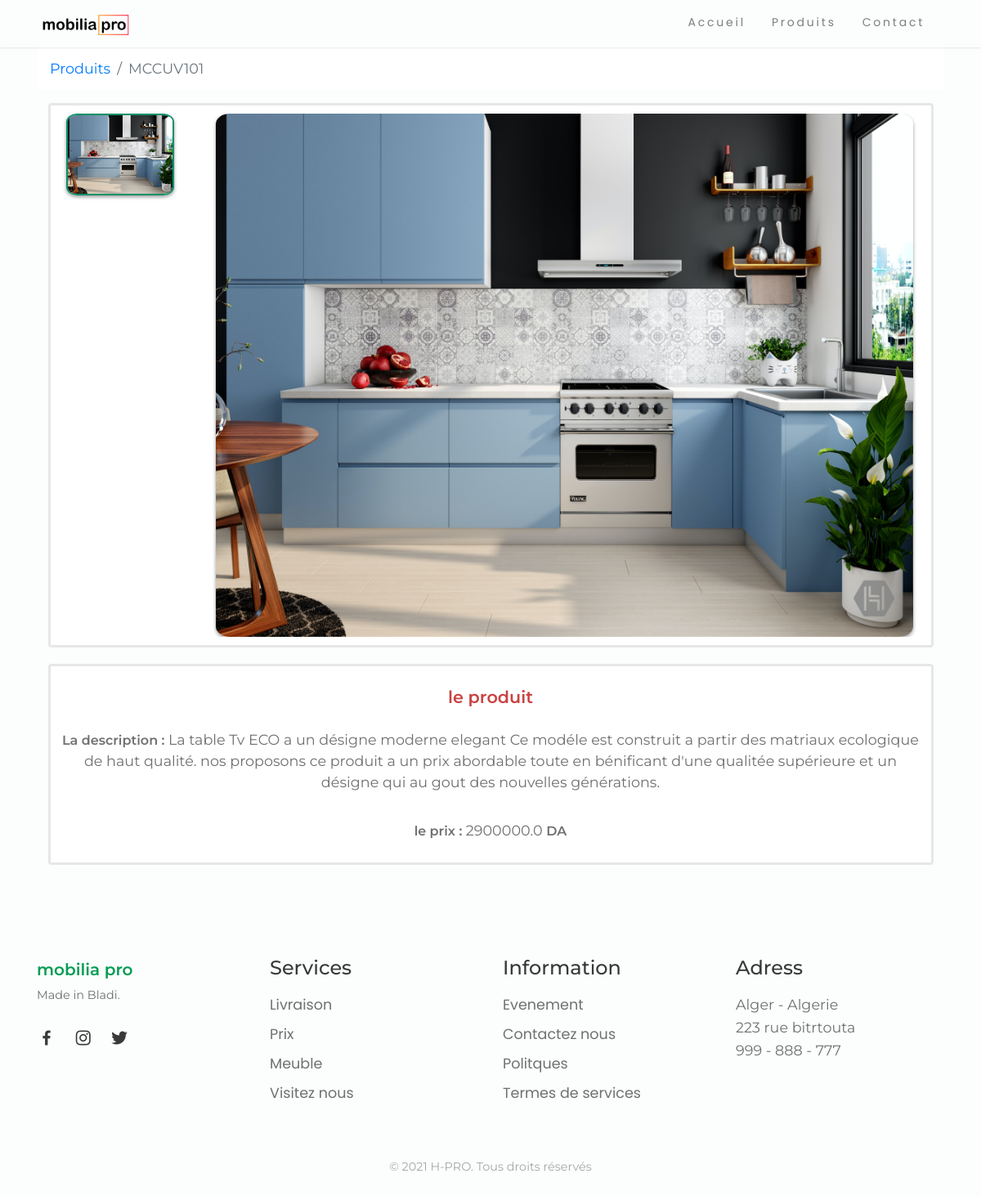
Screenshot of /produits/MCCUV101/ with the database file from the repository.
### core/models.py (models this page shows, shortened)
class Item(models.Model):
    title = models.CharField(max_length=100)
    price = models.FloatField()
    discount_price = models.FloatField(blank=True, null=True)
    category = models.CharField(choices=CATEGORY_CHOICES, max_length=2)
    color = models.CharField(choices=COLOR_CHOICES, max_length=3, default="P")
    inventory = models.CharField(
        choices=INVENTORY_STATES, max_length=2, default="P")
    product_category = models.CharField(
        choices=PRODUCT_CATEGORY, max_length=3, default="RA")
    slug = models.SlugField()
    description = models.TextField()
    image = models.FileField(blank=True)

class ItemImage(models.Model):
    item = models.ForeignKey(Item, default=None, on_delete=models.CASCADE)
    images = models.FileField(upload_to='images/')
    number = models.IntegerField(default=1)
    caption = models.CharField(blank=True, max_length=30)

### core/views.py (the view)
# urls.py: path('produits/<slug>/', ItemDetailView, name='product'),
def ItemDetailView(request, slug):
    item = get_object_or_404(Item, slug=slug)
    photos = ItemImage.objects.filter(item=item)
    return render(request, 'product.html', {
        'object': item,
        'photos': photos
    })

### core/templates/product.html (shortened to what this page needs)
{% extends "index.html" %} {% load static %} {% block content %}
<link rel="stylesheet" href="{% static 'css/magnific-popup.css' %}">
  <div class="container">
    <nav aria-label="breadcrumb">
      <ol class="breadcrumb">
      <li class="breadcrumb-item"><a href={% url 'core:products' %}>Produits</a></li>
      <li class="breadcrumb-item active"  aria-current="page">{{object.title}}</li>
      </ol>
    </nav>
  </div>
  <div class="container marketing ">
  <div class="row">
  <div  class="informations">
    <div class="service service1">
        <div id="Carousel" class="carousel slide carousel-fade" data-touch="true" data-ride="carousel">
          <div class="row">
            <div class=" col-sm-2 d-none d-md-block">
              <ol class="carousel-indicators list-group">
                  {% for p in photos %}
                  <li data-target="#Carousel" data-slide-to='{{ forloop.counter0 }}' class="{% if forloop.counter0 == 0 %} active {% endif %} list-group-item p-0 mb-2 zoom img-ind"><img src="{{p.images.url}}" alt="" class="img-fluid"/></li>
                  {% endfor %}
                </ol>
              </div>
           <div class="carousel-inner col-md-10 col-sm-12">
              {% for p in photos %}
              <div class="{% if forloop.counter0 == 0 %}  active {% endif %} carousel-item" href="{{p.images.url}}" data-interval="50000">
                <img src="{{p.images.url}}" alt="product image" class="img-fluid" />
              </div>
              {% endfor %}
          </div>
        </div>
      </div>
    </div>
  </div>
</div>
</div>
<div class="container marketing mt-1">
  <div class="row ">
          <div  class="informations">
            <div class="service service2">
      <h4>le produit</h4>
      <p><strong style="font-weight: 600;font-size: 16px;">La description : </strong>{{object.description}}</p>
      <p>
        <strong style="font-weight: 600; font-size: 16px;">le prix : </strong>{{object.discount_price}} <strong style="font-weight: 600;font-size: 16px;">DA</strong>
      </p>
      </div>
      </div>
  </div>
</div>
{% endblock content %}

### static/css/index.css (style rules this page uses)
:root { --header-height: 3rem; --first-color: #069C54; --first-color-alt: #048654; --title-color: #393939; --text-color: #707070; --text-color-light: #A6A6A6; --body-color: #FBFEFD; --container-color: #FFFFFF; --body-font: 'Montserrat', sans-serif; --third-font: 'Poppins', sans-serif; --biggest-font-size: 2.25rem; --h1-font-size: 1.5rem; --h2-font-size: 1.25rem; --h3-font-size: 1rem; --normal-font-size: .975rem; --small-font-size: .875rem; --smaller-font-size: .75rem; --font-medium: 500; --font-semi-bold: 600; --mb-1: .5rem; --mb-2: 1rem; --mb-3: 1.5rem; --mb-4: 2rem; --mb-5: 2.5rem; --mb-6: 3rem; --z-tooltip: 10; --z-fixed: 100; }
@media screen and (min-width: 768px) { :root { --biggest-font-size: 4rem; --h1-font-size: 2.25rem; --h2-font-size: 1.5rem; --h3-font-size: 1.25rem; --normal-font-size: 1.1rem; --small-font-size: .900rem; --smaller-font-size: .825rem; } }
html { scroll-behavior: smooth; }
body { font-family: var(--body-font); font-size: var(--normal-font-size); background-color: var(--body-color); color: var(--text-color); line-height: 1.6; overflow-anchor: none; }
h1, h2, h3, p, ul { margin: 0; }
a { text-decoration: none; }
img { max-width: 100%; height: auto; }
@media screen and (min-width: 768px) { body { margin: 0; } }

### core/templates/product.html (style rules this page uses)
img { pointer-events: none; box-shadow: 0 2px 4px 0 rgba(0,0,0,0.4); }
.zoom { transition: transform .3s ease-in-out; }
.carousel-item { height: 100%; }
.carousel-item img { height:100%; width:auto; border-radius: 2%; }
@media screen and (min-width: 1200px) { .carousel-item img { max-height: 80vh; height:80vh; width:auto; } }
.carousel-indicators { position: initial; right: initial; bottom: initial; left: initial; z-index: initial; display: initial; -ms-flex-pack: initial; justify-content: initial; padding-left: initial; margin-right: initial; margin-left: initial; list-style: initial; }
.carousel-indicators .img-ind { width: auto; height: auto; text-indent: 0; border: none; }
.carousel-indicators .img-ind img { border-radius: 10%; max-height: 100px; }
.carousel-indicators .img-ind.active img { border:2px solid #089168 ; border-radius: 10%; -webkit-transition: all 0.3s ease; -moz-transition: all 0.3s ease; transition: all 0.3s ease; }
.carousel-indicators .img-ind.active { background-color:white; }
.informations p { font-size: var(--normal-font-size); margin: 1rem 0; line-height: 1.5; }
.informations { max-width: 95%; margin: 0 auto; width: 95%; text-align: center; padding-bottom: 1rem; }
.service h4 { font-family: 'Montserrat', sans-serif; font-weight: 600; color: #56ceba; font-size: 1.3rem; margin: 1rem 0 0.6rem; }
.service { background: white; -webkit-tap-highlight-color: transparent; padding:10px; border-radius: 4px; text-align: center; display: flex; flex-wrap: wrap; border: 3px solid #e7e7e7; -webkit-transition: all 0.3s ease; -moz-transition: all 0.3s ease; transition: all 0.3s ease; }
.service2 h4, .service2 .cta { color: #ca4242; }
.service > * { flex: 1 1 100%; }
.breadcrumb { background-color:white; }

### rows the page displays
Item: title "MCCUV101", description "La table Tv ECO a un désigne moderne elegant Ce modéle est construit a partir des matriaux ecologique de haut qualité. nos proposons ce produit a un prix abordable toute en bénificant d'une qualitée supérieure et un désigne qui au gout des nouvelles générations.", discount_price "2900000.0"
ItemImage: images (picture)
